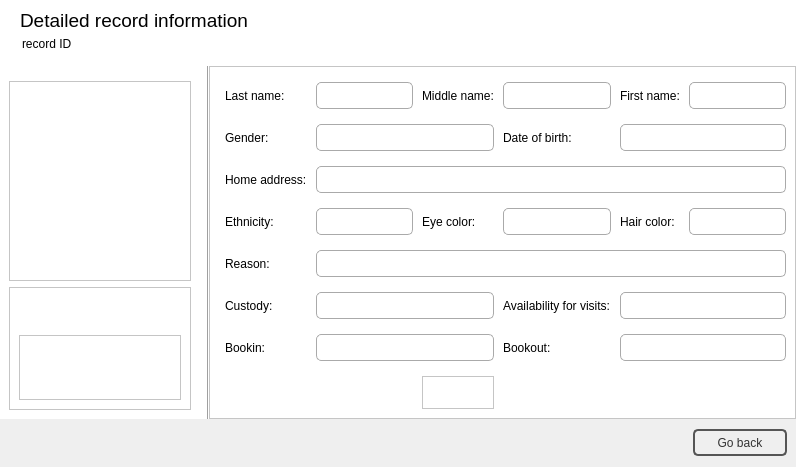
<?xml version="1.0" encoding="UTF-8"?>
<ui version="4.0">
 <class>InmateInfoWindow</class>
 <widget class="QWidget" name="InmateInfoWindow">
  <property name="geometry">
   <rect>
    <x>0</x>
    <y>0</y>
    <width>796</width>
    <height>467</height>
   </rect>
  </property>
  <property name="windowTitle">
   <string>Form</string>
  </property>
  <layout class="QVBoxLayout" name="verticalLayout">
   <property name="spacing">
    <number>0</number>
   </property>
   <property name="leftMargin">
    <number>0</number>
   </property>
   <property name="topMargin">
    <number>0</number>
   </property>
   <property name="rightMargin">
    <number>0</number>
   </property>
   <property name="bottomMargin">
    <number>0</number>
   </property>
   <item>
    <widget class="QFrame" name="header">
     <property name="enabled">
      <bool>true</bool>
     </property>
     <property name="sizePolicy">
      <sizepolicy hsizetype="Minimum" vsizetype="Preferred">
       <horstretch>0</horstretch>
       <verstretch>0</verstretch>
      </sizepolicy>
     </property>
     <property name="minimumSize">
      <size>
       <width>0</width>
       <height>66</height>
      </size>
     </property>
     <property name="maximumSize">
      <size>
       <width>16777215</width>
       <height>66</height>
      </size>
     </property>
     <property name="styleSheet">
      <string notr="true">QWidget #header {
	background-color: rgb(255, 255, 255);
	background-image: url(:/images/subwindow_header.png);
	background-repeat: 0;
}</string>
     </property>
     <property name="frameShape">
      <enum>QFrame::Panel</enum>
     </property>
     <property name="frameShadow">
      <enum>QFrame::Plain</enum>
     </property>
     <property name="lineWidth">
      <number>0</number>
     </property>
     <widget class="QLabel" name="label">
      <property name="geometry">
       <rect>
        <x>20</x>
        <y>10</y>
        <width>271</width>
        <height>21</height>
       </rect>
      </property>
      <property name="font">
       <font>
        <family>Segoe UI</family>
        <pointsize>14</pointsize>
       </font>
      </property>
      <property name="styleSheet">
       <string notr="true">background-color: 0;
color: rgb(0, 0, 0);
background-image: 0;</string>
      </property>
      <property name="text">
       <string>Detailed record information</string>
      </property>
     </widget>
     <widget class="QLabel" name="lblID">
      <property name="geometry">
       <rect>
        <x>22</x>
        <y>36</y>
        <width>391</width>
        <height>16</height>
       </rect>
      </property>
      <property name="styleSheet">
       <string notr="true">background-color: 0;
color: rgb(0, 0, 0);
background-image: 0;</string>
      </property>
      <property name="text">
       <string>record ID</string>
      </property>
     </widget>
    </widget>
   </item>
   <item>
    <widget class="QFrame" name="frame_4">
     <property name="styleSheet">
      <string notr="true">QScrollBar:horizontal {
	background-color: white;
    height: 14px;
    margin: 0px 20px 0px 20px;
}

QScrollBar::handle:horizontal {
	background-color: rgb(195, 195, 195);
    min-width: 15px;
}

QScrollBar::add-line:horizontal {
	border-image: url(:/images/scroll_right.png);
    width: 16px;
    subcontrol-position: right;
    subcontrol-origin: margin;
}

QScrollBar::sub-line:horizontal {
	border-image: url(:/images/scroll_left.png);
    width: 16px;
    subcontrol-position: left;
    subcontrol-origin: margin;
}

QScrollBar:vertical {
	width:14px;
	background-color: white;
	margin: 20px 0px 20px 0px;
}

QScrollBar::handle:vertical {
	background-color: rgb(195, 195, 195);
    min-height: 15px;
}

QScrollBar::add-line:vertical {
	border-image: url(:/images/scroll_down.png);
    height: 16px;
    subcontrol-position: bottom;
    subcontrol-origin: margin;
}

QScrollBar::sub-line:vertical {
	border-image: url(:/images/scroll_up.png);
    height: 16px;
    subcontrol-position: top;
    subcontrol-origin: margin;
}

QFrame {
	background-color: rgb(255, 255, 255);
}</string>
     </property>
     <property name="frameShape">
      <enum>QFrame::NoFrame</enum>
     </property>
     <property name="frameShadow">
      <enum>QFrame::Raised</enum>
     </property>
     <layout class="QHBoxLayout" name="horizontalLayout">
      <property name="spacing">
       <number>0</number>
      </property>
      <property name="leftMargin">
       <number>0</number>
      </property>
      <property name="topMargin">
       <number>0</number>
      </property>
      <property name="rightMargin">
       <number>0</number>
      </property>
      <property name="bottomMargin">
       <number>0</number>
      </property>
      <item>
       <widget class="QFrame" name="frame">
        <property name="minimumSize">
         <size>
          <width>180</width>
          <height>0</height>
         </size>
        </property>
        <property name="maximumSize">
         <size>
          <width>250</width>
          <height>16777215</height>
         </size>
        </property>
        <property name="frameShape">
         <enum>QFrame::NoFrame</enum>
        </property>
        <property name="frameShadow">
         <enum>QFrame::Raised</enum>
        </property>
        <layout class="QVBoxLayout" name="verticalLayout_2">
         <property name="topMargin">
          <number>15</number>
         </property>
         <property name="rightMargin">
          <number>15</number>
         </property>
         <item>
          <widget class="QGraphicsView" name="gv_Photo">
           <property name="maximumSize">
            <size>
             <width>16777215</width>
             <height>200</height>
            </size>
           </property>
          </widget>
         </item>
         <item>
          <widget class="QFrame" name="frame_8">
           <property name="minimumSize">
            <size>
             <width>100</width>
             <height>0</height>
            </size>
           </property>
           <property name="frameShape">
            <enum>QFrame::StyledPanel</enum>
           </property>
           <property name="frameShadow">
            <enum>QFrame::Raised</enum>
           </property>
           <layout class="QVBoxLayout" name="verticalLayout_3">
            <item>
             <widget class="QLabel" name="lblError">
              <property name="maximumSize">
               <size>
                <width>16777215</width>
                <height>32</height>
               </size>
              </property>
              <property name="font">
               <font>
                <italic>true</italic>
               </font>
              </property>
              <property name="styleSheet">
               <string notr="true">color: rgb(255, 0, 0);</string>
              </property>
              <property name="text">
               <string/>
              </property>
             </widget>
            </item>
            <item>
             <widget class="QFrame" name="frame_3">
              <property name="frameShape">
               <enum>QFrame::StyledPanel</enum>
              </property>
              <property name="frameShadow">
               <enum>QFrame::Raised</enum>
              </property>
             </widget>
            </item>
           </layout>
          </widget>
         </item>
        </layout>
       </widget>
      </item>
      <item>
       <widget class="Line" name="line">
        <property name="styleSheet">
         <string notr="true">color: rgb(160, 160, 160);</string>
        </property>
        <property name="frameShadow">
         <enum>QFrame::Plain</enum>
        </property>
        <property name="orientation">
         <enum>Qt::Vertical</enum>
        </property>
       </widget>
      </item>
      <item>
       <widget class="QFrame" name="frame_2">
        <property name="frameShape">
         <enum>QFrame::StyledPanel</enum>
        </property>
        <property name="frameShadow">
         <enum>QFrame::Raised</enum>
        </property>
        <layout class="QGridLayout" name="gridLayout">
         <property name="leftMargin">
          <number>15</number>
         </property>
         <property name="topMargin">
          <number>15</number>
         </property>
         <property name="horizontalSpacing">
          <number>9</number>
         </property>
         <property name="verticalSpacing">
          <number>15</number>
         </property>
         <item row="0" column="0">
          <widget class="QLabel" name="label_3">
           <property name="text">
            <string>Last name:</string>
           </property>
          </widget>
         </item>
         <item row="0" column="1">
          <widget class="QLineEdit" name="txtFirstName">
           <property name="minimumSize">
            <size>
             <width>0</width>
             <height>27</height>
            </size>
           </property>
           <property name="styleSheet">
            <string notr="true">QLineEdit {
color: rgb(50, 50, 50);
padding-left:7px;
border-radius:5px;
border: 1px solid rgb(170, 170, 170);
background: qradialgradient(cx: 0.3, cy: -0.4,
fx: 0.3, fy: -0.4,
radius: 1.35, stop: 0 rgb(254, 254, 254), stop: 1 rgb(252, 252, 252));
}

QLineEdit:hover {
border-radius:5px;
border: 1px solid rgb(23, 120, 173);
background-color: rgb(255, 255, 255);
}

QLineEdit:pressed {
border-radius:5px;
border: 1px solid #777777;
}
</string>
           </property>
           <property name="readOnly">
            <bool>true</bool>
           </property>
          </widget>
         </item>
         <item row="0" column="2">
          <widget class="QLabel" name="label_14">
           <property name="text">
            <string>Middle name:</string>
           </property>
          </widget>
         </item>
         <item row="0" column="3">
          <widget class="QLineEdit" name="txtMidName">
           <property name="minimumSize">
            <size>
             <width>0</width>
             <height>27</height>
            </size>
           </property>
           <property name="styleSheet">
            <string notr="true">QLineEdit {
color: rgb(50, 50, 50);
padding-left:7px;
border-radius:5px;
border: 1px solid rgb(170, 170, 170);
background: qradialgradient(cx: 0.3, cy: -0.4,
fx: 0.3, fy: -0.4,
radius: 1.35, stop: 0 rgb(254, 254, 254), stop: 1 rgb(252, 252, 252));
}

QLineEdit:hover {
border-radius:5px;
border: 1px solid rgb(23, 120, 173);
background-color: rgb(255, 255, 255);
}

QLineEdit:pressed {
border-radius:5px;
border: 1px solid #777777;
}
</string>
           </property>
           <property name="readOnly">
            <bool>true</bool>
           </property>
          </widget>
         </item>
         <item row="0" column="4">
          <widget class="QLabel" name="label_4">
           <property name="text">
            <string>First name:</string>
           </property>
          </widget>
         </item>
         <item row="0" column="5">
          <widget class="QLineEdit" name="txtLastName">
           <property name="minimumSize">
            <size>
             <width>0</width>
             <height>27</height>
            </size>
           </property>
           <property name="styleSheet">
            <string notr="true">QLineEdit {
color: rgb(50, 50, 50);
padding-left:7px;
border-radius:5px;
border: 1px solid rgb(170, 170, 170);
background: qradialgradient(cx: 0.3, cy: -0.4,
fx: 0.3, fy: -0.4,
radius: 1.35, stop: 0 rgb(254, 254, 254), stop: 1 rgb(252, 252, 252));
}

QLineEdit:hover {
border-radius:5px;
border: 1px solid rgb(23, 120, 173);
background-color: rgb(255, 255, 255);
}

QLineEdit:pressed {
border-radius:5px;
border: 1px solid #777777;
}
</string>
           </property>
           <property name="readOnly">
            <bool>true</bool>
           </property>
          </widget>
         </item>
         <item row="1" column="0">
          <widget class="QLabel" name="label_6">
           <property name="text">
            <string>Gender:</string>
           </property>
          </widget>
         </item>
         <item row="1" column="1" colspan="2">
          <widget class="QLineEdit" name="txtGender">
           <property name="minimumSize">
            <size>
             <width>0</width>
             <height>27</height>
            </size>
           </property>
           <property name="styleSheet">
            <string notr="true">QLineEdit {
color: rgb(50, 50, 50);
padding-left:7px;
border-radius:5px;
border: 1px solid rgb(170, 170, 170);
background: qradialgradient(cx: 0.3, cy: -0.4,
fx: 0.3, fy: -0.4,
radius: 1.35, stop: 0 rgb(254, 254, 254), stop: 1 rgb(252, 252, 252));
}

QLineEdit:hover {
border-radius:5px;
border: 1px solid rgb(23, 120, 173);
background-color: rgb(255, 255, 255);
}

QLineEdit:pressed {
border-radius:5px;
border: 1px solid #777777;
}
</string>
           </property>
           <property name="readOnly">
            <bool>true</bool>
           </property>
          </widget>
         </item>
         <item row="1" column="3">
          <widget class="QLabel" name="label_5">
           <property name="text">
            <string>Date of birth:</string>
           </property>
          </widget>
         </item>
         <item row="1" column="4" colspan="2">
          <widget class="QLineEdit" name="txtDOB">
           <property name="minimumSize">
            <size>
             <width>0</width>
             <height>27</height>
            </size>
           </property>
           <property name="styleSheet">
            <string notr="true">QLineEdit {
color: rgb(50, 50, 50);
padding-left:7px;
border-radius:5px;
border: 1px solid rgb(170, 170, 170);
background: qradialgradient(cx: 0.3, cy: -0.4,
fx: 0.3, fy: -0.4,
radius: 1.35, stop: 0 rgb(254, 254, 254), stop: 1 rgb(252, 252, 252));
}

QLineEdit:hover {
border-radius:5px;
border: 1px solid rgb(23, 120, 173);
background-color: rgb(255, 255, 255);
}

QLineEdit:pressed {
border-radius:5px;
border: 1px solid #777777;
}
</string>
           </property>
           <property name="readOnly">
            <bool>true</bool>
           </property>
          </widget>
         </item>
         <item row="2" column="0">
          <widget class="QLabel" name="label_8">
           <property name="text">
            <string>Home address:</string>
           </property>
          </widget>
         </item>
         <item row="2" column="1" colspan="5">
          <widget class="QLineEdit" name="txtAddress">
           <property name="minimumSize">
            <size>
             <width>0</width>
             <height>27</height>
            </size>
           </property>
           <property name="styleSheet">
            <string notr="true">QLineEdit {
color: rgb(50, 50, 50);
padding-left:7px;
border-radius:5px;
border: 1px solid rgb(170, 170, 170);
background: qradialgradient(cx: 0.3, cy: -0.4,
fx: 0.3, fy: -0.4,
radius: 1.35, stop: 0 rgb(254, 254, 254), stop: 1 rgb(252, 252, 252));
}

QLineEdit:hover {
border-radius:5px;
border: 1px solid rgb(23, 120, 173);
background-color: rgb(255, 255, 255);
}

QLineEdit:pressed {
border-radius:5px;
border: 1px solid #777777;
}
</string>
           </property>
           <property name="readOnly">
            <bool>true</bool>
           </property>
          </widget>
         </item>
         <item row="3" column="0">
          <widget class="QLabel" name="label_7">
           <property name="text">
            <string>Ethnicity:</string>
           </property>
          </widget>
         </item>
         <item row="3" column="1">
          <widget class="QLineEdit" name="txtEth">
           <property name="minimumSize">
            <size>
             <width>0</width>
             <height>27</height>
            </size>
           </property>
           <property name="styleSheet">
            <string notr="true">QLineEdit {
color: rgb(50, 50, 50);
padding-left:7px;
border-radius:5px;
border: 1px solid rgb(170, 170, 170);
background: qradialgradient(cx: 0.3, cy: -0.4,
fx: 0.3, fy: -0.4,
radius: 1.35, stop: 0 rgb(254, 254, 254), stop: 1 rgb(252, 252, 252));
}

QLineEdit:hover {
border-radius:5px;
border: 1px solid rgb(23, 120, 173);
background-color: rgb(255, 255, 255);
}

QLineEdit:pressed {
border-radius:5px;
border: 1px solid #777777;
}
</string>
           </property>
           <property name="readOnly">
            <bool>true</bool>
           </property>
          </widget>
         </item>
         <item row="3" column="2">
          <widget class="QLabel" name="label_9">
           <property name="text">
            <string>Eye color:</string>
           </property>
          </widget>
         </item>
         <item row="3" column="3">
          <widget class="QLineEdit" name="txtEyes">
           <property name="minimumSize">
            <size>
             <width>0</width>
             <height>27</height>
            </size>
           </property>
           <property name="styleSheet">
            <string notr="true">QLineEdit {
color: rgb(50, 50, 50);
padding-left:7px;
border-radius:5px;
border: 1px solid rgb(170, 170, 170);
background: qradialgradient(cx: 0.3, cy: -0.4,
fx: 0.3, fy: -0.4,
radius: 1.35, stop: 0 rgb(254, 254, 254), stop: 1 rgb(252, 252, 252));
}

QLineEdit:hover {
border-radius:5px;
border: 1px solid rgb(23, 120, 173);
background-color: rgb(255, 255, 255);
}

QLineEdit:pressed {
border-radius:5px;
border: 1px solid #777777;
}
</string>
           </property>
           <property name="readOnly">
            <bool>true</bool>
           </property>
          </widget>
         </item>
         <item row="3" column="4">
          <widget class="QLabel" name="label_10">
           <property name="text">
            <string>Hair color:</string>
           </property>
          </widget>
         </item>
         <item row="3" column="5">
          <widget class="QLineEdit" name="txtHair">
           <property name="minimumSize">
            <size>
             <width>0</width>
             <height>27</height>
            </size>
           </property>
           <property name="styleSheet">
            <string notr="true">QLineEdit {
color: rgb(50, 50, 50);
padding-left:7px;
border-radius:5px;
border: 1px solid rgb(170, 170, 170);
background: qradialgradient(cx: 0.3, cy: -0.4,
fx: 0.3, fy: -0.4,
radius: 1.35, stop: 0 rgb(254, 254, 254), stop: 1 rgb(252, 252, 252));
}

QLineEdit:hover {
border-radius:5px;
border: 1px solid rgb(23, 120, 173);
background-color: rgb(255, 255, 255);
}

QLineEdit:pressed {
border-radius:5px;
border: 1px solid #777777;
}
</string>
           </property>
           <property name="readOnly">
            <bool>true</bool>
           </property>
          </widget>
         </item>
         <item row="4" column="0">
          <widget class="QLabel" name="label_11">
           <property name="text">
            <string>Reason:</string>
           </property>
          </widget>
         </item>
         <item row="4" column="1" colspan="5">
          <widget class="QLineEdit" name="txtReason">
           <property name="minimumSize">
            <size>
             <width>0</width>
             <height>27</height>
            </size>
           </property>
           <property name="styleSheet">
            <string notr="true">QLineEdit {
color: rgb(50, 50, 50);
padding-left:7px;
border-radius:5px;
border: 1px solid rgb(170, 170, 170);
background: qradialgradient(cx: 0.3, cy: -0.4,
fx: 0.3, fy: -0.4,
radius: 1.35, stop: 0 rgb(254, 254, 254), stop: 1 rgb(252, 252, 252));
}

QLineEdit:hover {
border-radius:5px;
border: 1px solid rgb(23, 120, 173);
background-color: rgb(255, 255, 255);
}

QLineEdit:pressed {
border-radius:5px;
border: 1px solid #777777;
}
</string>
           </property>
           <property name="readOnly">
            <bool>true</bool>
           </property>
          </widget>
         </item>
         <item row="5" column="0">
          <widget class="QLabel" name="label_12">
           <property name="text">
            <string>Custody:</string>
           </property>
          </widget>
         </item>
         <item row="5" column="1" colspan="2">
          <widget class="QLineEdit" name="txtCustody">
           <property name="minimumSize">
            <size>
             <width>0</width>
             <height>27</height>
            </size>
           </property>
           <property name="styleSheet">
            <string notr="true">QLineEdit {
color: rgb(50, 50, 50);
padding-left:7px;
border-radius:5px;
border: 1px solid rgb(170, 170, 170);
background: qradialgradient(cx: 0.3, cy: -0.4,
fx: 0.3, fy: -0.4,
radius: 1.35, stop: 0 rgb(254, 254, 254), stop: 1 rgb(252, 252, 252));
}

QLineEdit:hover {
border-radius:5px;
border: 1px solid rgb(23, 120, 173);
background-color: rgb(255, 255, 255);
}

QLineEdit:pressed {
border-radius:5px;
border: 1px solid #777777;
}
</string>
           </property>
           <property name="readOnly">
            <bool>true</bool>
           </property>
          </widget>
         </item>
         <item row="5" column="3">
          <widget class="QLabel" name="label_13">
           <property name="text">
            <string>Availability for visits:</string>
           </property>
          </widget>
         </item>
         <item row="5" column="4" colspan="2">
          <widget class="QLineEdit" name="txtAvaialable">
           <property name="minimumSize">
            <size>
             <width>0</width>
             <height>27</height>
            </size>
           </property>
           <property name="styleSheet">
            <string notr="true">QLineEdit {
color: rgb(50, 50, 50);
padding-left:7px;
border-radius:5px;
border: 1px solid rgb(170, 170, 170);
background: qradialgradient(cx: 0.3, cy: -0.4,
fx: 0.3, fy: -0.4,
radius: 1.35, stop: 0 rgb(254, 254, 254), stop: 1 rgb(252, 252, 252));
}

QLineEdit:hover {
border-radius:5px;
border: 1px solid rgb(23, 120, 173);
background-color: rgb(255, 255, 255);
}

QLineEdit:pressed {
border-radius:5px;
border: 1px solid #777777;
}
</string>
           </property>
           <property name="readOnly">
            <bool>true</bool>
           </property>
          </widget>
         </item>
         <item row="6" column="0">
          <widget class="QLabel" name="label_15">
           <property name="text">
            <string>Bookin:</string>
           </property>
          </widget>
         </item>
         <item row="6" column="1" colspan="2">
          <widget class="QLineEdit" name="txtBookin">
           <property name="minimumSize">
            <size>
             <width>0</width>
             <height>27</height>
            </size>
           </property>
           <property name="styleSheet">
            <string notr="true">QLineEdit {
color: rgb(50, 50, 50);
padding-left:7px;
border-radius:5px;
border: 1px solid rgb(170, 170, 170);
background: qradialgradient(cx: 0.3, cy: -0.4,
fx: 0.3, fy: -0.4,
radius: 1.35, stop: 0 rgb(254, 254, 254), stop: 1 rgb(252, 252, 252));
}

QLineEdit:hover {
border-radius:5px;
border: 1px solid rgb(23, 120, 173);
background-color: rgb(255, 255, 255);
}

QLineEdit:pressed {
border-radius:5px;
border: 1px solid #777777;
}
</string>
           </property>
           <property name="readOnly">
            <bool>true</bool>
           </property>
          </widget>
         </item>
         <item row="6" column="3">
          <widget class="QLabel" name="label_16">
           <property name="text">
            <string>Bookout:</string>
           </property>
          </widget>
         </item>
         <item row="6" column="4" colspan="2">
          <widget class="QLineEdit" name="txtBookout">
           <property name="minimumSize">
            <size>
             <width>0</width>
             <height>27</height>
            </size>
           </property>
           <property name="styleSheet">
            <string notr="true">QLineEdit {
color: rgb(50, 50, 50);
padding-left:7px;
border-radius:5px;
border: 1px solid rgb(170, 170, 170);
background: qradialgradient(cx: 0.3, cy: -0.4,
fx: 0.3, fy: -0.4,
radius: 1.35, stop: 0 rgb(254, 254, 254), stop: 1 rgb(252, 252, 252));
}

QLineEdit:hover {
border-radius:5px;
border: 1px solid rgb(23, 120, 173);
background-color: rgb(255, 255, 255);
}

QLineEdit:pressed {
border-radius:5px;
border: 1px solid #777777;
}
</string>
           </property>
           <property name="readOnly">
            <bool>true</bool>
           </property>
          </widget>
         </item>
         <item row="7" column="2">
          <widget class="QFrame" name="frame_7">
           <property name="frameShape">
            <enum>QFrame::StyledPanel</enum>
           </property>
           <property name="frameShadow">
            <enum>QFrame::Raised</enum>
           </property>
          </widget>
         </item>
        </layout>
        <zorder>label_12</zorder>
        <zorder>label_4</zorder>
        <zorder>txtHair</zorder>
        <zorder>txtEth</zorder>
        <zorder>txtLastName</zorder>
        <zorder>label_9</zorder>
        <zorder>label_5</zorder>
        <zorder>label_3</zorder>
        <zorder>label_7</zorder>
        <zorder>txtFirstName</zorder>
        <zorder>txtAddress</zorder>
        <zorder>label_11</zorder>
        <zorder>txtEyes</zorder>
        <zorder>label_6</zorder>
        <zorder>label_10</zorder>
        <zorder>txtReason</zorder>
        <zorder>txtCustody</zorder>
        <zorder>label_8</zorder>
        <zorder>txtMidName</zorder>
        <zorder>label_14</zorder>
        <zorder>frame_7</zorder>
        <zorder>txtGender</zorder>
        <zorder>txtDOB</zorder>
        <zorder>txtAvaialable</zorder>
        <zorder>label_13</zorder>
        <zorder>txtBookout</zorder>
        <zorder>txtBookin</zorder>
        <zorder>label_15</zorder>
        <zorder>label_16</zorder>
       </widget>
      </item>
     </layout>
    </widget>
   </item>
   <item>
    <widget class="QFrame" name="frame_5">
     <property name="minimumSize">
      <size>
       <width>0</width>
       <height>48</height>
      </size>
     </property>
     <property name="maximumSize">
      <size>
       <width>16777215</width>
       <height>48</height>
      </size>
     </property>
     <property name="styleSheet">
      <string notr="true">QPushButton {
color: #333;
border: 2px solid #555;
border-radius: 5px;
padding: 5px;
background: qradialgradient(cx: 0.3, cy: -0.4,
fx: 0.3, fy: -0.4,
radius: 1.35, stop: 0 #fff, stop: 1 #888);
min-width: 80px;
}

QPushButton:hover {
background: qradialgradient(cx: 0.3, cy: -0.4,
fx: 0.3, fy: -0.4,
radius: 1.35, stop: 0 #fff, stop: 1 #bbb);
}

QPushButton:pressed {
background: qradialgradient(cx: 0.4, cy: -0.1,
fx: 0.4, fy: -0.1,
radius: 1.35, stop: 0 #fff, stop: 1 #ddd);
}

#frame_5 {
border: none;
background: qlineargradient(x1: 0, y1: 0, x2: 0, y2: 1,
stop: 0.08 #7a7a7a,
stop: 0.39999 #717171, stop: 0.4 #626262,
stop: 0.9 #4c4c4c, stop: 1 #333333);
}

QComboBox {
color: #333;
border: 2px solid #555;
border-radius: 5px;
padding: 5px;
background: qradialgradient(cx: 0.3, cy: -0.4,
fx: 0.3, fy: -0.4,
radius: 1.35, stop: 0 #fff, stop: 1 #888);
min-width: 80px;
}

QComboBox::drop-down {
	subcontrol-origin: padding;
	subcontrol-position: top right;
	width: 25px;
 
	border-top-right-radius: 3px;
	border-bottom-right-radius: 3px;
}

QComboBox::down-arrow {
	image: url(:/images/cmbbox_arrow.png);
}

QComboBox:hover {
background: qradialgradient(cx: 0.3, cy: -0.4,
fx: 0.3, fy: -0.4,
radius: 1.35, stop: 0 #fff, stop: 1 #bbb);
}

QComboBox:pressed {
background: qradialgradient(cx: 0.4, cy: -0.1,
fx: 0.4, fy: -0.1,
radius: 1.35, stop: 0 #fff, stop: 1 #ddd);
}
</string>
     </property>
     <property name="frameShape">
      <enum>QFrame::NoFrame</enum>
     </property>
     <property name="frameShadow">
      <enum>QFrame::Raised</enum>
     </property>
     <layout class="QHBoxLayout" name="horizontalLayout_2">
      <property name="spacing">
       <number>6</number>
      </property>
      <property name="leftMargin">
       <number>9</number>
      </property>
      <property name="topMargin">
       <number>0</number>
      </property>
      <property name="rightMargin">
       <number>9</number>
      </property>
      <property name="bottomMargin">
       <number>0</number>
      </property>
      <item>
       <widget class="QFrame" name="frame_6">
        <property name="styleSheet">
         <string notr="true">border: none;
background: qlineargradient(x1: 0, y1: 0, x2: 0, y2: 1,
stop: 0.08 #7f7f7f,
stop: 0.39999 #717171, stop: 0.4 #626262,
stop: 0.9 #4c4c4c, stop: 1 #333333);
</string>
        </property>
        <property name="frameShape">
         <enum>QFrame::NoFrame</enum>
        </property>
        <property name="frameShadow">
         <enum>QFrame::Raised</enum>
        </property>
       </widget>
      </item>
      <item>
       <widget class="QPushButton" name="pushButton">
        <property name="minimumSize">
         <size>
          <width>94</width>
          <height>27</height>
         </size>
        </property>
        <property name="maximumSize">
         <size>
          <width>85</width>
          <height>27</height>
         </size>
        </property>
        <property name="styleSheet">
         <string notr="true"/>
        </property>
        <property name="text">
         <string>Go back</string>
        </property>
        <property name="icon">
         <iconset resource="pms_resources.qrc">
          <normaloff>:/images/left_arrow.png</normaloff>:/images/left_arrow.png</iconset>
        </property>
        <property name="iconSize">
         <size>
          <width>24</width>
          <height>24</height>
         </size>
        </property>
       </widget>
      </item>
     </layout>
    </widget>
   </item>
  </layout>
 </widget>
 <resources>
  <include location="pms_resources.qrc"/>
 </resources>
 <connections/>
</ui>
